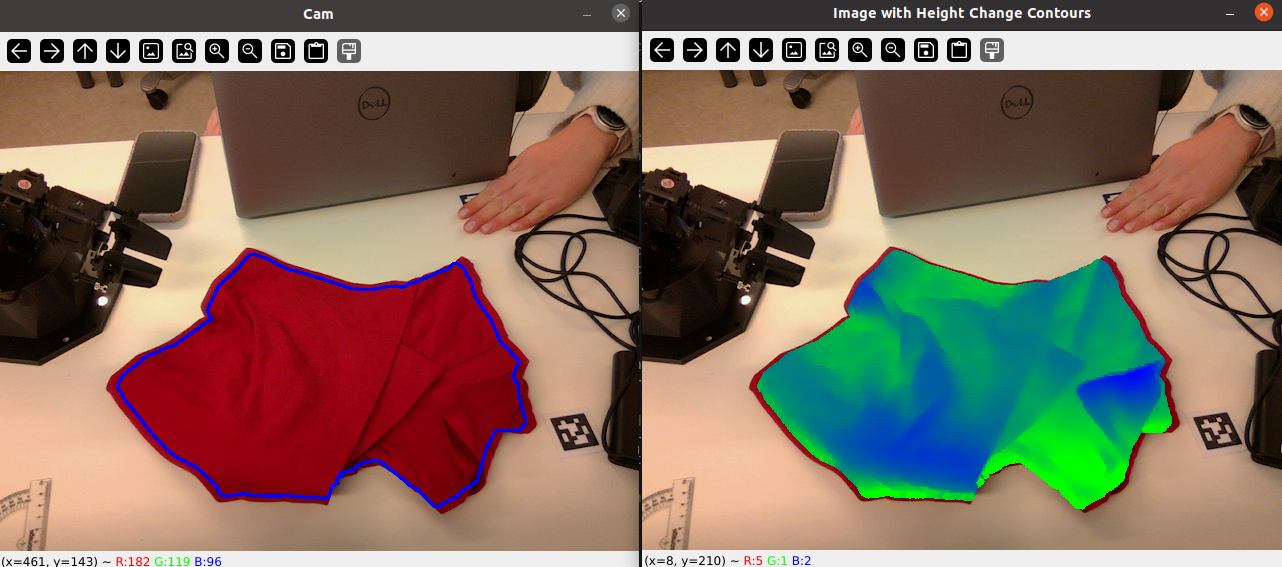
#> input picture version_6/depth_frame.png, 1282 x 567 px, found by its file name
$ python canny.py
#> lines starting #> are read from the running program, lines starting #| are printed output that depends on the picture
import cv2
import numpy as np

# Load the image
image = cv2.imread("depth_frame.png")
#> image is the input picture: shape (567, 1282, 3); mean B, G, R 96.8, 111.4, 130.8

# Check if the image was loaded correctly
if image is None:
    print("Error: Could not load image. Check the file path!")
    exit()

# Convert to grayscale
gray = cv2.cvtColor(image, cv2.COLOR_BGR2GRAY)
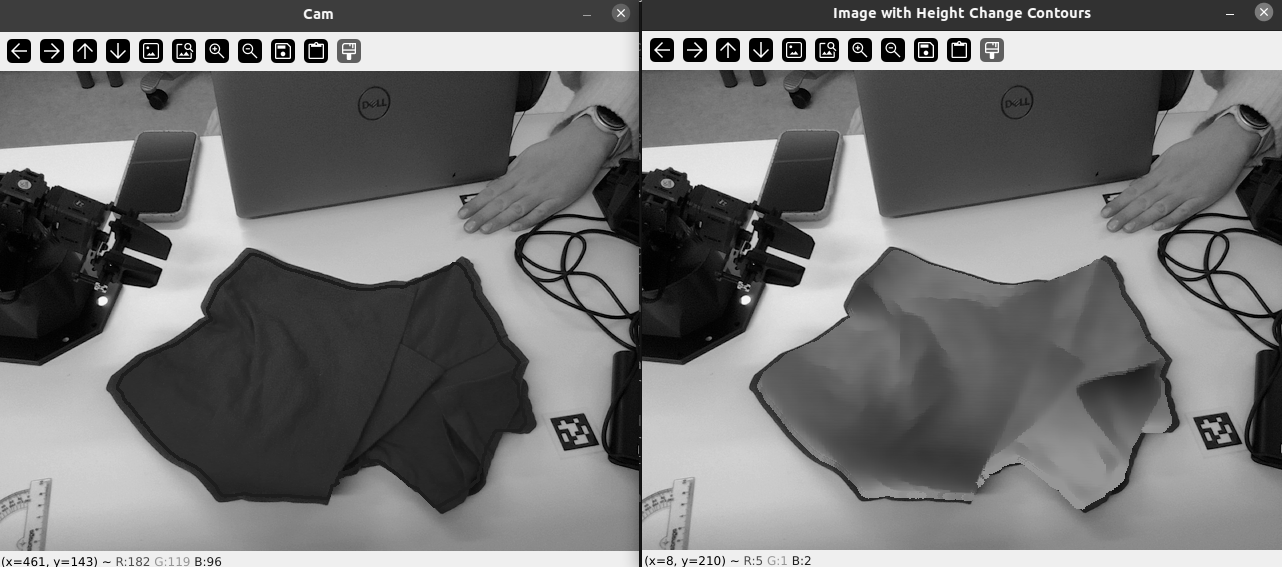
#> gray: shape (567, 1282); min 0, max 255, mean 115.5

# Apply Canny edge detection
edges = cv2.Canny(gray, 100, 200)
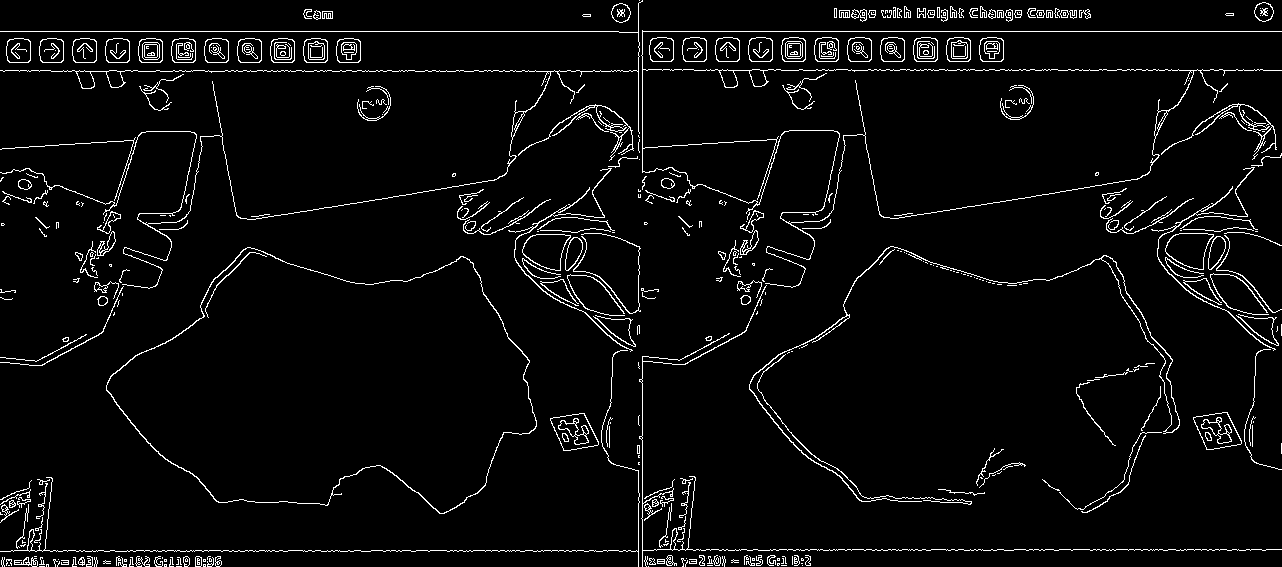
#> edges: shape (567, 1282); 4.2% white in thin lines or dots

# Show original and edge-detected images
cv2.imshow("Original", image)
cv2.imshow("Edges", edges)

# Press 'q' to exit
cv2.waitKey(0)
cv2.destroyAllWindows()
